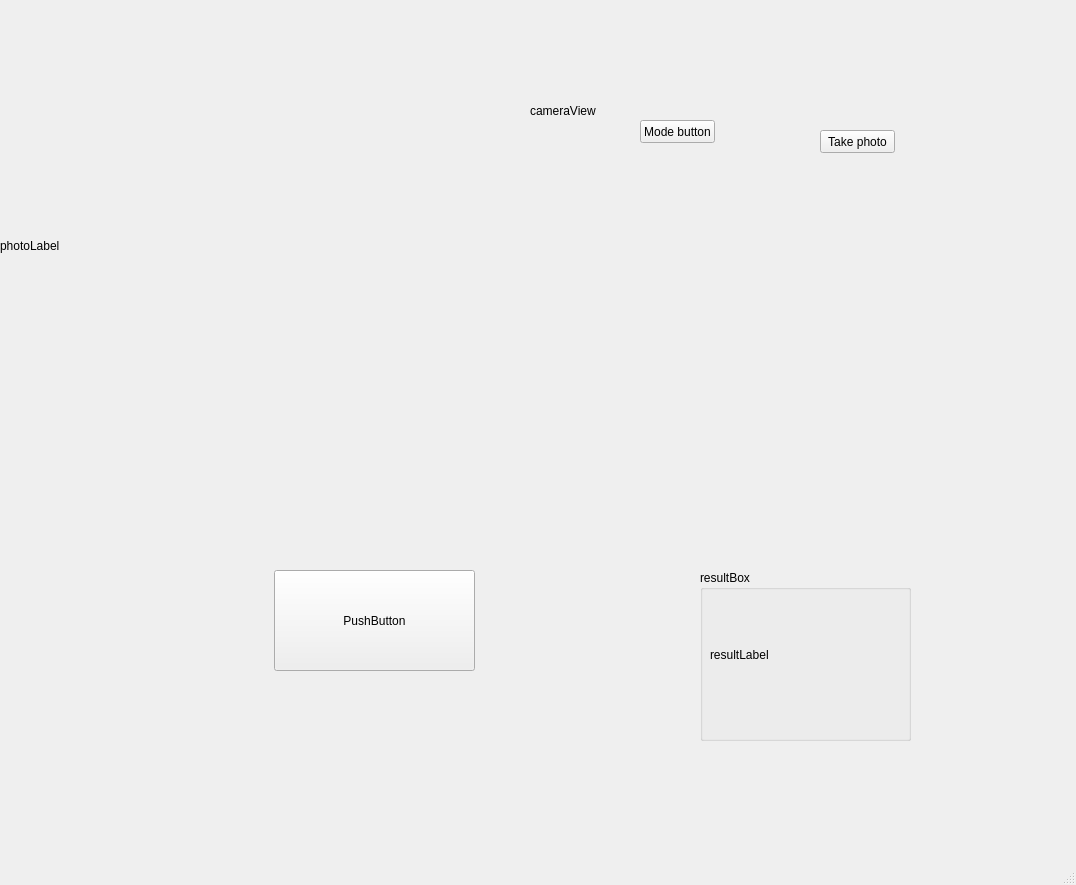
<?xml version="1.0" encoding="UTF-8"?>
<ui version="4.0">
 <class>MainWindow</class>
 <widget class="QMainWindow" name="MainWindow">
  <property name="geometry">
   <rect>
    <x>0</x>
    <y>0</y>
    <width>1076</width>
    <height>885</height>
   </rect>
  </property>
  <property name="windowTitle">
   <string>MainWindow</string>
  </property>
  <widget class="QWidget" name="centralwidget">
   <widget class="QPushButton" name="pushButton">
    <property name="geometry">
     <rect>
      <x>274</x>
      <y>570</y>
      <width>201</width>
      <height>101</height>
     </rect>
    </property>
    <property name="text">
     <string>PushButton</string>
    </property>
   </widget>
   <widget class="QLabel" name="label">
    <property name="geometry">
     <rect>
      <x>530</x>
      <y>0</y>
      <width>541</width>
      <height>221</height>
     </rect>
    </property>
    <property name="text">
     <string>cameraView</string>
    </property>
   </widget>
   <widget class="QPushButton" name="pushButton_2">
    <property name="geometry">
     <rect>
      <x>820</x>
      <y>130</y>
      <width>75</width>
      <height>23</height>
     </rect>
    </property>
    <property name="text">
     <string>Take photo</string>
    </property>
   </widget>
   <widget class="QPushButton" name="pushButton_3">
    <property name="geometry">
     <rect>
      <x>640</x>
      <y>120</y>
      <width>75</width>
      <height>23</height>
     </rect>
    </property>
    <property name="text">
     <string>Mode button</string>
    </property>
   </widget>
   <widget class="QLabel" name="photoLabel">
    <property name="geometry">
     <rect>
      <x>0</x>
      <y>0</y>
      <width>511</width>
      <height>491</height>
     </rect>
    </property>
    <property name="text">
     <string>photoLabel</string>
    </property>
   </widget>
   <widget class="QLabel" name="resultLabel">
    <property name="geometry">
     <rect>
      <x>710</x>
      <y>570</y>
      <width>209</width>
      <height>169</height>
     </rect>
    </property>
    <property name="text">
     <string>resultLabel</string>
    </property>
   </widget>
   <widget class="QWidget" name="verticalLayoutWidget">
    <property name="geometry">
     <rect>
      <x>700</x>
      <y>570</y>
      <width>211</width>
      <height>171</height>
     </rect>
    </property>
    <layout class="QVBoxLayout" name="verticalLayout">
     <item>
      <widget class="QGroupBox" name="groupBox">
       <property name="title">
        <string>resultBox</string>
       </property>
      </widget>
     </item>
    </layout>
   </widget>
   <zorder>pushButton</zorder>
   <zorder>pushButton_2</zorder>
   <zorder>pushButton_3</zorder>
   <zorder>photoLabel</zorder>
   <zorder>label</zorder>
   <zorder>resultLabel</zorder>
   <zorder>verticalLayoutWidget</zorder>
  </widget>
  <widget class="QMenuBar" name="menubar">
   <property name="geometry">
    <rect>
     <x>0</x>
     <y>0</y>
     <width>1076</width>
     <height>23</height>
    </rect>
   </property>
  </widget>
  <widget class="QStatusBar" name="statusbar"/>
 </widget>
 <resources/>
 <connections/>
</ui>
